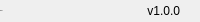
              <widget class="QFrame" name="bottomBar">
               <property name="minimumSize">
                <size>
                 <width>0</width>
                 <height>22</height>
                </size>
               </property>
               <property name="maximumSize">
                <size>
                 <width>16777215</width>
                 <height>22</height>
                </size>
               </property>
               <property name="frameShape">
                <enum>QFrame::NoFrame</enum>
               </property>
               <property name="frameShadow">
                <enum>QFrame::Raised</enum>
               </property>
               <layout class="QHBoxLayout" name="horizontalLayout_5">
                <property name="spacing">
                 <number>0</number>
                </property>
                <property name="leftMargin">
                 <number>0</number>
                </property>
                <property name="topMargin">
                 <number>0</number>
                </property>
                <property name="rightMargin">
                 <number>0</number>
                </property>
                <property name="bottomMargin">
                 <number>0</number>
                </property>
                <item>
                 <widget class="QLabel" name="creditsLabel">
                  <property name="maximumSize">
                   <size>
                    <width>16777215</width>
                    <height>16</height>
                   </size>
                  </property>
                  <property name="font">
                   <font>
                    <family>Segoe UI</family>
                    <pointsize>-1</pointsize>
                    <italic>false</italic>
                    <bold>false</bold>
                   </font>
                  </property>
                  <property name="text">
                   <string>By:lwl</string>
                  </property>
                  <property name="alignment">
                   <set>Qt::AlignLeading|Qt::AlignLeft|Qt::AlignVCenter</set>
                  </property>
                 </widget>
                </item>
                <item>
                 <widget class="QLabel" name="version">
                  <property name="text">
                   <string>v1.0.0</string>
                  </property>
                  <property name="alignment">
                   <set>Qt::AlignRight|Qt::AlignTrailing|Qt::AlignVCenter</set>
                  </property>
                 </widget>
                </item>
                <item>
                 <widget class="QFrame" name="frame_size_grip">
                  <property name="minimumSize">
                   <size>
                    <width>20</width>
                    <height>0</height>
                   </size>
                  </property>
                  <property name="maximumSize">
                   <size>
                    <width>20</width>
                    <height>16777215</height>
                   </size>
                  </property>
                  <property name="frameShape">
                   <enum>QFrame::NoFrame</enum>
                  </property>
                  <property name="frameShadow">
                   <enum>QFrame::Raised</enum>
                  </property>
                 </widget>
                </item>
               </layout>
              </widget>
